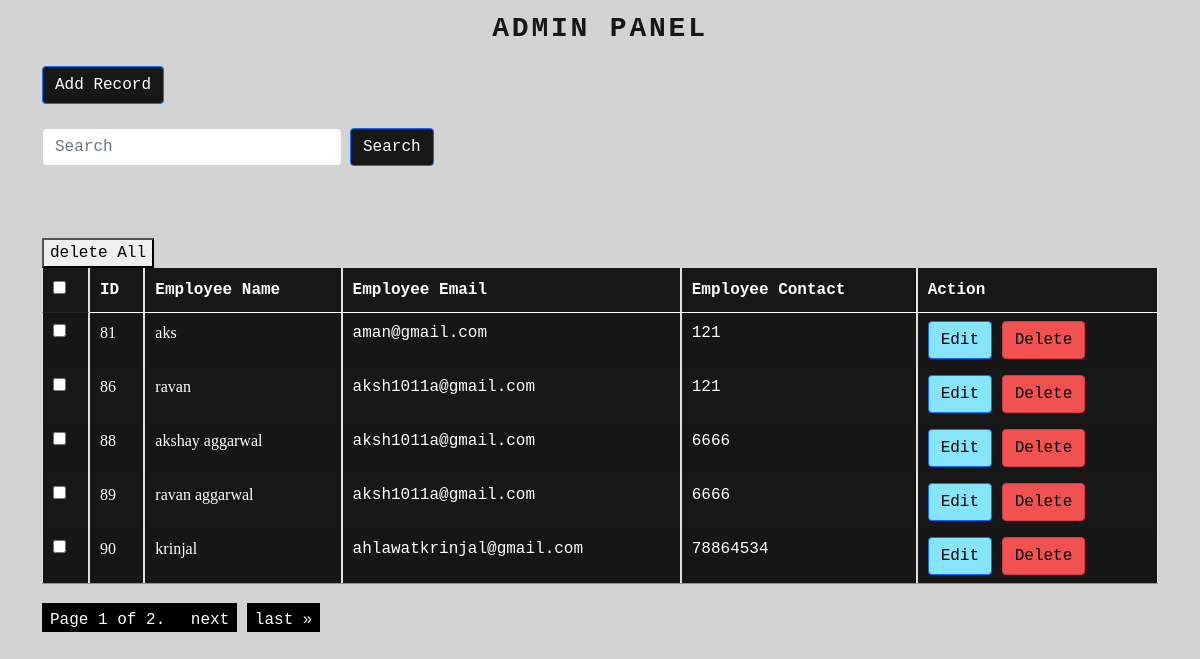
The page / on the database its author committed.
### myapp/models.py (models this page shows)
class Employee(models.Model):
    name = models.CharField(max_length=100)
    email = models.EmailField()
    contact = models.CharField(max_length=15)
    class Meta:
        db_table = "tblemployee"

### myapp/views.py (the view)
# urls.py: path('', views.index, name='index'),
def index(request):
    employees = Employee.objects.all()
    entries_per_page = 5
    paginator = Paginator(employees, entries_per_page)
    page = request.GET.get('page')
    try:
        employees = paginator.page(page)
    except PageNotAnInteger:
        employees = paginator.page(1)
    except EmptyPage:
        employees = paginator.page(paginator.num_pages)
    return render(request,"show.html",{'employees':employees})

### myapp/templates/show.html (shortened to what this page needs)
{% extends "base.html" %}
{% block content %}
<div class="col-md-12">
    <span><a href="/addnew" class="btn btn-primary" style="background-color:rgb(23,23,23)">Add Record</a></span>
    <br>
    <span>
        <br>
        <form class="d-flex" role="search" action="{% url 'search' %}">
            <input class="form-control me-2" type="search" placeholder="Search" aria-label="Search" name="qry" style="width: 300px;">
            <button class="btn btn-primary" type="submit" style="background-color:rgb(23,23,23);color:white">Search</button>
          </form>
    </span>
    <div class="table-responsive">
        <br>
        <br>
        <table id="bootstrapdatatable" class="table table-striped table-bordered" width="100%">
            <br>
            <thead style="background-color: rgb(23,23,23) ">
                <th><input type="checkbox" id="checkall" /></th>
                <th style="color:white;">ID</th>
                <th style="color:white;">Employee Name</th>
                <th style="color:white;">Employee Email</th>
                <th style="color:white;">Employee Contact</th>
                <th style="color:white;">Action</th>
            </thead>
            <tbody>
                <form action="{% url 'cancel_allrecord' %}" method="post">
                    {% for employee in employees %}
                    <tr style="background-color: rgb(23, 23, 23)">
                        <td>
                            <input name="selected_enteries" value="{{ employee.id }}" type="checkbox"
                                class="checkthis" />
                        </td>
                        <td style="color:white; font-family:  Times New Roman, Times, serif;">{{ employee.id }}</td>
                        <td style="color:white; font-family: Times New Roman, Times, serif;">{{ employee.name }}</td>
                        <td style="color:white">{{ employee.email }}</td>
                        <td style="color:white">{{ employee.contact }}</td>
                        <td><a href="{% url 'edit' employee.id %}" class="btn btn-primary"
                                style="background-color:rgb(134, 229, 250);color:black">Edit</a>
                        <a href="{% url 'delete' employee.id %}" class="btn btn-danger"
                                style="background-color:rgb(240, 82, 82);color:black">Delete</a></td>
                    </tr>
                    {% endfor %}
                    <button type="submit">delete All</button>
                </form>
            </tbody>
        </table>
        <br>
        <div class="pagination">
            <span class="step-links">
              <span class="current"  style="color: white;background-color: black;padding: 8px;text-decoration: none;">
                Page {{ employees.number }} of {{ employees.paginator.num_pages }}.
              </span>
              {% if employees.has_next %}
                <a href="?page={{ employees.next_page_number }}" style="color: white;background-color: black;padding: 8px;text-decoration: none;">next</a>
                <a href="?page={{ employees.paginator.num_pages }}"  style="color: white;background-color: black;padding: 8px;text-decoration: none;">last &raquo;</a>
              {% endif %}
            </span>
          </div>
    </div>
</div>
{% endblock content %}

### myapp/templates/base.html (shortened to what this page needs)
<!DOCTYPE html>
<html lang="en">
<head>
{% load static %}
<link rel="stylesheet" type="text/css" href="https://cdn.jsdelivr.net/npm/bootstrap@5.0.2/dist/css/bootstrap.min.css"/>
<link rel = "stylesheet" type = "text/css" href = "https://cdn.datatables.net/1.12.0/css/jquery.dataTables.min.css"/>
</head>
<body style="background:rgb(211, 211, 211);
color: white;
font-family: monospace;">
<div class="container">
 <div class="row">
   <h3 style="background-color: ;
      padding: 12px;
      color: rgb(23,23,23);
      border-top-right-radius: 20px 20px 20px 20px;
      font-weight: bolder;
      letter-spacing: .1em;
      text-align: center;
      font-family: "Times New Roman", Times, serif;
      "> ADMIN PANEL</h3>
    {% block content %}{% endblock %}
 </div>
</div>
</body>
</html>

### rows shown on the page
Employee: id "81", name "aks", email "aman@gmail.com", contact "121"
Employee: id "86", name "ravan", email "aksh1011a@gmail.com", contact "121"
Employee: id "88", name "akshay aggarwal", email "aksh1011a@gmail.com", contact "6666"
Employee: id "89", name "ravan aggarwal", email "aksh1011a@gmail.com", contact "6666"
Employee: id "90", name "krinjal", email "ahlawatkrinjal@gmail.com", contact "78864534"

### other values the page prints
{{ employees.number }} "1"
{{ employees.paginator.num_pages }} "2"
